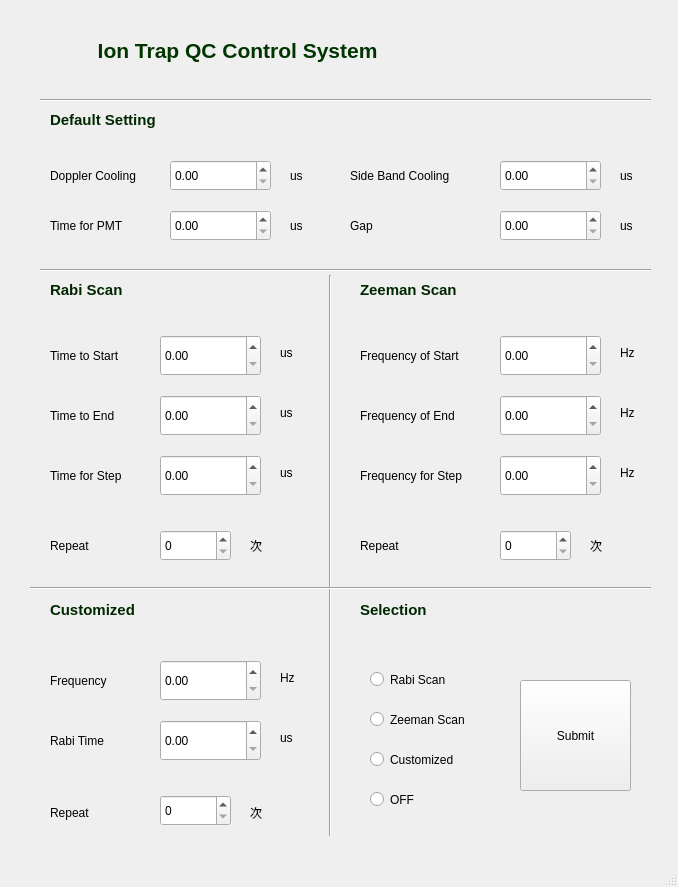
<?xml version="1.0" encoding="UTF-8"?>
<ui version="4.0">
 <class>MainWindow</class>
 <widget class="QMainWindow" name="MainWindow">
  <property name="geometry">
   <rect>
    <x>0</x>
    <y>0</y>
    <width>678</width>
    <height>887</height>
   </rect>
  </property>
  <property name="font">
   <font>
    <family>Arial</family>
   </font>
  </property>
  <property name="windowTitle">
   <string>MainWindow</string>
  </property>
  <property name="layoutDirection">
   <enum>Qt::LeftToRight</enum>
  </property>
  <property name="iconSize">
   <size>
    <width>30</width>
    <height>30</height>
   </size>
  </property>
  <widget class="QWidget" name="centralwidget">
   <widget class="Line" name="line">
    <property name="geometry">
     <rect>
      <x>40</x>
      <y>90</y>
      <width>611</width>
      <height>20</height>
     </rect>
    </property>
    <property name="orientation">
     <enum>Qt::Horizontal</enum>
    </property>
   </widget>
   <widget class="Line" name="line_2">
    <property name="geometry">
     <rect>
      <x>310</x>
      <y>275</y>
      <width>41</width>
      <height>561</height>
     </rect>
    </property>
    <property name="orientation">
     <enum>Qt::Vertical</enum>
    </property>
   </widget>
   <widget class="QLabel" name="label">
    <property name="geometry">
     <rect>
      <x>50</x>
      <y>270</y>
      <width>131</width>
      <height>41</height>
     </rect>
    </property>
    <property name="font">
     <font>
      <family>Arial</family>
      <pointsize>10</pointsize>
      <weight>75</weight>
      <italic>false</italic>
      <bold>true</bold>
     </font>
    </property>
    <property name="text">
     <string>&lt;html&gt;&lt;head/&gt;&lt;body&gt;&lt;p&gt;&lt;span style=&quot; font-size:11pt; color:#002800;&quot;&gt;Rabi Scan&lt;/span&gt;&lt;/p&gt;&lt;/body&gt;&lt;/html&gt;</string>
    </property>
   </widget>
   <widget class="QLabel" name="label_2">
    <property name="geometry">
     <rect>
      <x>50</x>
      <y>345</y>
      <width>91</width>
      <height>21</height>
     </rect>
    </property>
    <property name="font">
     <font>
      <family>Arial</family>
      <pointsize>9</pointsize>
     </font>
    </property>
    <property name="text">
     <string>Time to Start</string>
    </property>
   </widget>
   <widget class="QLabel" name="label_3">
    <property name="geometry">
     <rect>
      <x>50</x>
      <y>405</y>
      <width>91</width>
      <height>21</height>
     </rect>
    </property>
    <property name="font">
     <font>
      <family>Arial</family>
      <pointsize>9</pointsize>
     </font>
    </property>
    <property name="text">
     <string>Time to End</string>
    </property>
   </widget>
   <widget class="QLabel" name="label_4">
    <property name="geometry">
     <rect>
      <x>50</x>
      <y>465</y>
      <width>91</width>
      <height>21</height>
     </rect>
    </property>
    <property name="font">
     <font>
      <family>Arial</family>
      <pointsize>9</pointsize>
     </font>
    </property>
    <property name="text">
     <string>Time for Step</string>
    </property>
   </widget>
   <widget class="QDoubleSpinBox" name="doubleSpinBox_rabistart">
    <property name="geometry">
     <rect>
      <x>160</x>
      <y>335</y>
      <width>101</width>
      <height>41</height>
     </rect>
    </property>
    <property name="layoutDirection">
     <enum>Qt::LeftToRight</enum>
    </property>
    <property name="alignment">
     <set>Qt::AlignLeading|Qt::AlignLeft|Qt::AlignVCenter</set>
    </property>
    <property name="maximum">
     <double>999999.989999999990687</double>
    </property>
   </widget>
   <widget class="QLabel" name="label_5">
    <property name="geometry">
     <rect>
      <x>280</x>
      <y>345</y>
      <width>31</width>
      <height>16</height>
     </rect>
    </property>
    <property name="font">
     <font>
      <family>Arial</family>
      <pointsize>9</pointsize>
     </font>
    </property>
    <property name="text">
     <string>us</string>
    </property>
   </widget>
   <widget class="QDoubleSpinBox" name="doubleSpinBox_rabiend">
    <property name="geometry">
     <rect>
      <x>160</x>
      <y>395</y>
      <width>101</width>
      <height>41</height>
     </rect>
    </property>
    <property name="layoutDirection">
     <enum>Qt::LeftToRight</enum>
    </property>
    <property name="alignment">
     <set>Qt::AlignLeading|Qt::AlignLeft|Qt::AlignVCenter</set>
    </property>
    <property name="maximum">
     <double>999999.989999999990687</double>
    </property>
   </widget>
   <widget class="QDoubleSpinBox" name="doubleSpinBox_rabistep">
    <property name="geometry">
     <rect>
      <x>160</x>
      <y>455</y>
      <width>101</width>
      <height>41</height>
     </rect>
    </property>
    <property name="layoutDirection">
     <enum>Qt::LeftToRight</enum>
    </property>
    <property name="alignment">
     <set>Qt::AlignLeading|Qt::AlignLeft|Qt::AlignVCenter</set>
    </property>
    <property name="maximum">
     <double>999999.989999999990687</double>
    </property>
   </widget>
   <widget class="QLabel" name="label_6">
    <property name="geometry">
     <rect>
      <x>280</x>
      <y>405</y>
      <width>31</width>
      <height>16</height>
     </rect>
    </property>
    <property name="font">
     <font>
      <family>Arial</family>
      <pointsize>9</pointsize>
     </font>
    </property>
    <property name="text">
     <string>us</string>
    </property>
   </widget>
   <widget class="QLabel" name="label_7">
    <property name="geometry">
     <rect>
      <x>280</x>
      <y>465</y>
      <width>31</width>
      <height>16</height>
     </rect>
    </property>
    <property name="font">
     <font>
      <family>Arial</family>
      <pointsize>9</pointsize>
     </font>
    </property>
    <property name="text">
     <string>us</string>
    </property>
   </widget>
   <widget class="QLabel" name="label_9">
    <property name="geometry">
     <rect>
      <x>50</x>
      <y>530</y>
      <width>91</width>
      <height>31</height>
     </rect>
    </property>
    <property name="font">
     <font>
      <family>Arial</family>
      <pointsize>9</pointsize>
     </font>
    </property>
    <property name="text">
     <string>Repeat</string>
    </property>
   </widget>
   <widget class="QLabel" name="label_8">
    <property name="geometry">
     <rect>
      <x>310</x>
      <y>675</y>
      <width>31</width>
      <height>16</height>
     </rect>
    </property>
    <property name="font">
     <font>
      <family>Arial</family>
      <pointsize>9</pointsize>
     </font>
    </property>
    <property name="text">
     <string/>
    </property>
   </widget>
   <widget class="QSpinBox" name="spinBox_rabirepeat">
    <property name="geometry">
     <rect>
      <x>160</x>
      <y>530</y>
      <width>71</width>
      <height>31</height>
     </rect>
    </property>
   </widget>
   <widget class="Line" name="line_3">
    <property name="geometry">
     <rect>
      <x>30</x>
      <y>580</y>
      <width>621</width>
      <height>16</height>
     </rect>
    </property>
    <property name="orientation">
     <enum>Qt::Horizontal</enum>
    </property>
   </widget>
   <widget class="QLabel" name="label_11">
    <property name="geometry">
     <rect>
      <x>360</x>
      <y>345</y>
      <width>131</width>
      <height>21</height>
     </rect>
    </property>
    <property name="font">
     <font>
      <family>Arial</family>
      <pointsize>9</pointsize>
     </font>
    </property>
    <property name="text">
     <string>Frequency of Start</string>
    </property>
   </widget>
   <widget class="QLabel" name="label_12">
    <property name="geometry">
     <rect>
      <x>620</x>
      <y>465</y>
      <width>31</width>
      <height>16</height>
     </rect>
    </property>
    <property name="font">
     <font>
      <family>Arial</family>
      <pointsize>9</pointsize>
     </font>
    </property>
    <property name="text">
     <string>Hz</string>
    </property>
   </widget>
   <widget class="QLabel" name="label_13">
    <property name="geometry">
     <rect>
      <x>360</x>
      <y>530</y>
      <width>91</width>
      <height>31</height>
     </rect>
    </property>
    <property name="font">
     <font>
      <family>Arial</family>
      <pointsize>9</pointsize>
     </font>
    </property>
    <property name="text">
     <string>Repeat</string>
    </property>
   </widget>
   <widget class="QLabel" name="label_14">
    <property name="geometry">
     <rect>
      <x>360</x>
      <y>405</y>
      <width>121</width>
      <height>21</height>
     </rect>
    </property>
    <property name="font">
     <font>
      <family>Arial</family>
      <pointsize>9</pointsize>
     </font>
    </property>
    <property name="text">
     <string>Frequency of End</string>
    </property>
   </widget>
   <widget class="QLabel" name="label_15">
    <property name="geometry">
     <rect>
      <x>360</x>
      <y>465</y>
      <width>131</width>
      <height>21</height>
     </rect>
    </property>
    <property name="font">
     <font>
      <family>Arial</family>
      <pointsize>9</pointsize>
     </font>
    </property>
    <property name="text">
     <string>Frequency for Step</string>
    </property>
   </widget>
   <widget class="QDoubleSpinBox" name="doubleSpinBox_zeemanstep">
    <property name="geometry">
     <rect>
      <x>500</x>
      <y>455</y>
      <width>101</width>
      <height>41</height>
     </rect>
    </property>
    <property name="layoutDirection">
     <enum>Qt::LeftToRight</enum>
    </property>
    <property name="alignment">
     <set>Qt::AlignLeading|Qt::AlignLeft|Qt::AlignVCenter</set>
    </property>
    <property name="maximum">
     <double>999999.989999999990687</double>
    </property>
   </widget>
   <widget class="QSpinBox" name="spinBox_zeemanrepeat">
    <property name="geometry">
     <rect>
      <x>500</x>
      <y>530</y>
      <width>71</width>
      <height>31</height>
     </rect>
    </property>
   </widget>
   <widget class="QLabel" name="label_16">
    <property name="geometry">
     <rect>
      <x>620</x>
      <y>345</y>
      <width>31</width>
      <height>16</height>
     </rect>
    </property>
    <property name="font">
     <font>
      <family>Arial</family>
      <pointsize>9</pointsize>
     </font>
    </property>
    <property name="text">
     <string>Hz</string>
    </property>
   </widget>
   <widget class="QDoubleSpinBox" name="doubleSpinBox_zeemanstart">
    <property name="geometry">
     <rect>
      <x>500</x>
      <y>335</y>
      <width>101</width>
      <height>41</height>
     </rect>
    </property>
    <property name="layoutDirection">
     <enum>Qt::LeftToRight</enum>
    </property>
    <property name="alignment">
     <set>Qt::AlignLeading|Qt::AlignLeft|Qt::AlignVCenter</set>
    </property>
    <property name="maximum">
     <double>999999.989999999990687</double>
    </property>
   </widget>
   <widget class="QDoubleSpinBox" name="doubleSpinBox_zeemanend">
    <property name="geometry">
     <rect>
      <x>500</x>
      <y>395</y>
      <width>101</width>
      <height>41</height>
     </rect>
    </property>
    <property name="layoutDirection">
     <enum>Qt::LeftToRight</enum>
    </property>
    <property name="alignment">
     <set>Qt::AlignLeading|Qt::AlignLeft|Qt::AlignVCenter</set>
    </property>
    <property name="maximum">
     <double>999999.989999999990687</double>
    </property>
   </widget>
   <widget class="QLabel" name="label_17">
    <property name="geometry">
     <rect>
      <x>620</x>
      <y>405</y>
      <width>31</width>
      <height>16</height>
     </rect>
    </property>
    <property name="font">
     <font>
      <family>Arial</family>
      <pointsize>9</pointsize>
     </font>
    </property>
    <property name="text">
     <string>Hz</string>
    </property>
   </widget>
   <widget class="QLabel" name="label_18">
    <property name="geometry">
     <rect>
      <x>250</x>
      <y>530</y>
      <width>31</width>
      <height>31</height>
     </rect>
    </property>
    <property name="font">
     <font>
      <family>Arial</family>
      <pointsize>9</pointsize>
     </font>
    </property>
    <property name="text">
     <string>次</string>
    </property>
   </widget>
   <widget class="QLabel" name="label_19">
    <property name="geometry">
     <rect>
      <x>590</x>
      <y>530</y>
      <width>31</width>
      <height>31</height>
     </rect>
    </property>
    <property name="font">
     <font>
      <family>Arial</family>
      <pointsize>9</pointsize>
     </font>
    </property>
    <property name="text">
     <string>次</string>
    </property>
   </widget>
   <widget class="QLabel" name="label_20">
    <property name="geometry">
     <rect>
      <x>-10</x>
      <y>20</y>
      <width>501</width>
      <height>61</height>
     </rect>
    </property>
    <property name="font">
     <font>
      <family>Arial</family>
      <pointsize>9</pointsize>
      <weight>50</weight>
      <italic>false</italic>
      <bold>false</bold>
     </font>
    </property>
    <property name="text">
     <string>&lt;html&gt;&lt;head/&gt;&lt;body&gt;&lt;p align=&quot;center&quot;&gt;&lt;span style=&quot; font-size:16pt; font-weight:600; color:#003500;&quot;&gt;Ion Trap QC Control System &lt;/span&gt;&lt;/p&gt;&lt;/body&gt;&lt;/html&gt;</string>
    </property>
   </widget>
   <widget class="QLabel" name="label_10">
    <property name="geometry">
     <rect>
      <x>360</x>
      <y>270</y>
      <width>131</width>
      <height>41</height>
     </rect>
    </property>
    <property name="font">
     <font>
      <family>Arial</family>
      <pointsize>10</pointsize>
      <weight>75</weight>
      <italic>false</italic>
      <bold>true</bold>
     </font>
    </property>
    <property name="text">
     <string>&lt;html&gt;&lt;head/&gt;&lt;body&gt;&lt;p&gt;&lt;span style=&quot; font-size:11pt; color:#002800;&quot;&gt;Zeeman Scan&lt;/span&gt;&lt;/p&gt;&lt;/body&gt;&lt;/html&gt;</string>
    </property>
   </widget>
   <widget class="QLabel" name="label_21">
    <property name="geometry">
     <rect>
      <x>50</x>
      <y>730</y>
      <width>91</width>
      <height>21</height>
     </rect>
    </property>
    <property name="font">
     <font>
      <family>Arial</family>
      <pointsize>9</pointsize>
     </font>
    </property>
    <property name="text">
     <string>Rabi Time</string>
    </property>
   </widget>
   <widget class="QLabel" name="label_23">
    <property name="geometry">
     <rect>
      <x>280</x>
      <y>730</y>
      <width>31</width>
      <height>16</height>
     </rect>
    </property>
    <property name="font">
     <font>
      <family>Arial</family>
      <pointsize>9</pointsize>
     </font>
    </property>
    <property name="text">
     <string>us</string>
    </property>
   </widget>
   <widget class="QSpinBox" name="spinBox_custreapeat">
    <property name="geometry">
     <rect>
      <x>160</x>
      <y>795</y>
      <width>71</width>
      <height>31</height>
     </rect>
    </property>
   </widget>
   <widget class="QLabel" name="label_25">
    <property name="geometry">
     <rect>
      <x>50</x>
      <y>590</y>
      <width>131</width>
      <height>41</height>
     </rect>
    </property>
    <property name="font">
     <font>
      <family>Arial</family>
      <pointsize>10</pointsize>
      <weight>75</weight>
      <italic>false</italic>
      <bold>true</bold>
     </font>
    </property>
    <property name="text">
     <string>&lt;html&gt;&lt;head/&gt;&lt;body&gt;&lt;p&gt;&lt;span style=&quot; font-size:11pt; font-weight:600; color:#002800;&quot;&gt;Customized&lt;/span&gt;&lt;/p&gt;&lt;/body&gt;&lt;/html&gt;</string>
    </property>
   </widget>
   <widget class="QLabel" name="label_27">
    <property name="geometry">
     <rect>
      <x>250</x>
      <y>805</y>
      <width>31</width>
      <height>16</height>
     </rect>
    </property>
    <property name="font">
     <font>
      <family>Arial</family>
      <pointsize>9</pointsize>
     </font>
    </property>
    <property name="text">
     <string>次</string>
    </property>
   </widget>
   <widget class="QDoubleSpinBox" name="doubleSpinBox_custTime">
    <property name="geometry">
     <rect>
      <x>160</x>
      <y>720</y>
      <width>101</width>
      <height>41</height>
     </rect>
    </property>
    <property name="layoutDirection">
     <enum>Qt::LeftToRight</enum>
    </property>
    <property name="alignment">
     <set>Qt::AlignLeading|Qt::AlignLeft|Qt::AlignVCenter</set>
    </property>
    <property name="maximum">
     <double>999999.989999999990687</double>
    </property>
   </widget>
   <widget class="QLabel" name="label_29">
    <property name="geometry">
     <rect>
      <x>50</x>
      <y>805</y>
      <width>91</width>
      <height>16</height>
     </rect>
    </property>
    <property name="font">
     <font>
      <family>Arial</family>
      <pointsize>9</pointsize>
     </font>
    </property>
    <property name="text">
     <string>Repeat</string>
    </property>
   </widget>
   <widget class="QDoubleSpinBox" name="doubleSpinBox_custF">
    <property name="geometry">
     <rect>
      <x>160</x>
      <y>660</y>
      <width>101</width>
      <height>41</height>
     </rect>
    </property>
    <property name="layoutDirection">
     <enum>Qt::LeftToRight</enum>
    </property>
    <property name="alignment">
     <set>Qt::AlignLeading|Qt::AlignLeft|Qt::AlignVCenter</set>
    </property>
    <property name="maximum">
     <double>999999.989999999990687</double>
    </property>
   </widget>
   <widget class="QLabel" name="label_22">
    <property name="geometry">
     <rect>
      <x>50</x>
      <y>670</y>
      <width>131</width>
      <height>21</height>
     </rect>
    </property>
    <property name="font">
     <font>
      <family>Arial</family>
      <pointsize>9</pointsize>
     </font>
    </property>
    <property name="text">
     <string>Frequency </string>
    </property>
   </widget>
   <widget class="QLabel" name="label_28">
    <property name="geometry">
     <rect>
      <x>280</x>
      <y>670</y>
      <width>31</width>
      <height>16</height>
     </rect>
    </property>
    <property name="font">
     <font>
      <family>Arial</family>
      <pointsize>9</pointsize>
     </font>
    </property>
    <property name="text">
     <string>Hz</string>
    </property>
   </widget>
   <widget class="Line" name="line_4">
    <property name="geometry">
     <rect>
      <x>40</x>
      <y>260</y>
      <width>611</width>
      <height>20</height>
     </rect>
    </property>
    <property name="orientation">
     <enum>Qt::Horizontal</enum>
    </property>
   </widget>
   <widget class="QDoubleSpinBox" name="doubleSpinBox_DPL">
    <property name="geometry">
     <rect>
      <x>170</x>
      <y>160</y>
      <width>101</width>
      <height>31</height>
     </rect>
    </property>
    <property name="layoutDirection">
     <enum>Qt::LeftToRight</enum>
    </property>
    <property name="alignment">
     <set>Qt::AlignLeading|Qt::AlignLeft|Qt::AlignVCenter</set>
    </property>
    <property name="maximum">
     <double>999999.989999999990687</double>
    </property>
   </widget>
   <widget class="QDoubleSpinBox" name="doubleSpinBox_PMT">
    <property name="geometry">
     <rect>
      <x>170</x>
      <y>210</y>
      <width>101</width>
      <height>31</height>
     </rect>
    </property>
    <property name="layoutDirection">
     <enum>Qt::LeftToRight</enum>
    </property>
    <property name="alignment">
     <set>Qt::AlignLeading|Qt::AlignLeft|Qt::AlignVCenter</set>
    </property>
    <property name="maximum">
     <double>999999.989999999990687</double>
    </property>
   </widget>
   <widget class="QLabel" name="label_31">
    <property name="geometry">
     <rect>
      <x>50</x>
      <y>210</y>
      <width>131</width>
      <height>31</height>
     </rect>
    </property>
    <property name="font">
     <font>
      <family>Arial</family>
      <pointsize>9</pointsize>
     </font>
    </property>
    <property name="text">
     <string>Time for PMT </string>
    </property>
   </widget>
   <widget class="QDoubleSpinBox" name="doubleSpinBox_SB">
    <property name="geometry">
     <rect>
      <x>500</x>
      <y>160</y>
      <width>101</width>
      <height>31</height>
     </rect>
    </property>
    <property name="layoutDirection">
     <enum>Qt::LeftToRight</enum>
    </property>
    <property name="alignment">
     <set>Qt::AlignLeading|Qt::AlignLeft|Qt::AlignVCenter</set>
    </property>
    <property name="maximum">
     <double>999999.989999999990687</double>
    </property>
   </widget>
   <widget class="QLabel" name="label_33">
    <property name="geometry">
     <rect>
      <x>50</x>
      <y>100</y>
      <width>131</width>
      <height>41</height>
     </rect>
    </property>
    <property name="font">
     <font>
      <family>Arial</family>
      <pointsize>10</pointsize>
      <weight>75</weight>
      <italic>false</italic>
      <bold>true</bold>
     </font>
    </property>
    <property name="text">
     <string>&lt;html&gt;&lt;head/&gt;&lt;body&gt;&lt;p&gt;&lt;span style=&quot; font-size:11pt; font-weight:600; color:#002800;&quot;&gt;Default Setting&lt;/span&gt;&lt;/p&gt;&lt;/body&gt;&lt;/html&gt;</string>
    </property>
   </widget>
   <widget class="QLabel" name="label_36">
    <property name="geometry">
     <rect>
      <x>290</x>
      <y>160</y>
      <width>31</width>
      <height>31</height>
     </rect>
    </property>
    <property name="font">
     <font>
      <family>Arial</family>
      <pointsize>9</pointsize>
     </font>
    </property>
    <property name="text">
     <string>us</string>
    </property>
   </widget>
   <widget class="QLabel" name="label_30">
    <property name="geometry">
     <rect>
      <x>620</x>
      <y>160</y>
      <width>31</width>
      <height>31</height>
     </rect>
    </property>
    <property name="font">
     <font>
      <family>Arial</family>
      <pointsize>9</pointsize>
     </font>
    </property>
    <property name="text">
     <string>us</string>
    </property>
   </widget>
   <widget class="QLabel" name="label_37">
    <property name="geometry">
     <rect>
      <x>50</x>
      <y>160</y>
      <width>131</width>
      <height>31</height>
     </rect>
    </property>
    <property name="font">
     <font>
      <family>Arial</family>
      <pointsize>9</pointsize>
     </font>
    </property>
    <property name="text">
     <string>Doppler Cooling</string>
    </property>
   </widget>
   <widget class="QLabel" name="label_38">
    <property name="geometry">
     <rect>
      <x>350</x>
      <y>160</y>
      <width>131</width>
      <height>31</height>
     </rect>
    </property>
    <property name="font">
     <font>
      <family>Arial</family>
      <pointsize>9</pointsize>
     </font>
    </property>
    <property name="text">
     <string>Side Band Cooling</string>
    </property>
   </widget>
   <widget class="QDoubleSpinBox" name="doubleSpinBox_GAP">
    <property name="geometry">
     <rect>
      <x>500</x>
      <y>210</y>
      <width>101</width>
      <height>31</height>
     </rect>
    </property>
    <property name="layoutDirection">
     <enum>Qt::LeftToRight</enum>
    </property>
    <property name="alignment">
     <set>Qt::AlignLeading|Qt::AlignLeft|Qt::AlignVCenter</set>
    </property>
    <property name="maximum">
     <double>999999.989999999990687</double>
    </property>
   </widget>
   <widget class="QLabel" name="label_34">
    <property name="geometry">
     <rect>
      <x>350</x>
      <y>210</y>
      <width>131</width>
      <height>31</height>
     </rect>
    </property>
    <property name="font">
     <font>
      <family>Arial</family>
      <pointsize>9</pointsize>
     </font>
    </property>
    <property name="text">
     <string>Gap</string>
    </property>
   </widget>
   <widget class="QLabel" name="label_39">
    <property name="geometry">
     <rect>
      <x>290</x>
      <y>210</y>
      <width>31</width>
      <height>31</height>
     </rect>
    </property>
    <property name="font">
     <font>
      <family>Arial</family>
      <pointsize>9</pointsize>
     </font>
    </property>
    <property name="text">
     <string>us</string>
    </property>
   </widget>
   <widget class="QLabel" name="label_40">
    <property name="geometry">
     <rect>
      <x>620</x>
      <y>210</y>
      <width>31</width>
      <height>31</height>
     </rect>
    </property>
    <property name="font">
     <font>
      <family>Arial</family>
      <pointsize>9</pointsize>
     </font>
    </property>
    <property name="text">
     <string>us</string>
    </property>
   </widget>
   <widget class="QRadioButton" name="radioButton_rabi">
    <property name="geometry">
     <rect>
      <x>370</x>
      <y>670</y>
      <width>115</width>
      <height>19</height>
     </rect>
    </property>
    <property name="text">
     <string>Rabi Scan</string>
    </property>
   </widget>
   <widget class="QRadioButton" name="radioButton_zeeman">
    <property name="geometry">
     <rect>
      <x>370</x>
      <y>710</y>
      <width>115</width>
      <height>19</height>
     </rect>
    </property>
    <property name="text">
     <string>Zeeman Scan</string>
    </property>
   </widget>
   <widget class="QRadioButton" name="radioButton_cust">
    <property name="geometry">
     <rect>
      <x>370</x>
      <y>750</y>
      <width>115</width>
      <height>19</height>
     </rect>
    </property>
    <property name="text">
     <string>Customized</string>
    </property>
   </widget>
   <widget class="QLabel" name="label_26">
    <property name="geometry">
     <rect>
      <x>360</x>
      <y>590</y>
      <width>131</width>
      <height>41</height>
     </rect>
    </property>
    <property name="font">
     <font>
      <family>Arial</family>
      <pointsize>10</pointsize>
      <weight>75</weight>
      <italic>false</italic>
      <bold>true</bold>
     </font>
    </property>
    <property name="text">
     <string>&lt;html&gt;&lt;head/&gt;&lt;body&gt;&lt;p&gt;&lt;span style=&quot; font-size:11pt; font-weight:600; color:#002800;&quot;&gt;Selection&lt;/span&gt;&lt;/p&gt;&lt;/body&gt;&lt;/html&gt;</string>
    </property>
   </widget>
   <widget class="QPushButton" name="pushButton">
    <property name="geometry">
     <rect>
      <x>520</x>
      <y>680</y>
      <width>111</width>
      <height>111</height>
     </rect>
    </property>
    <property name="text">
     <string>Submit</string>
    </property>
   </widget>
   <widget class="QRadioButton" name="radioButton_off">
    <property name="geometry">
     <rect>
      <x>370</x>
      <y>790</y>
      <width>115</width>
      <height>19</height>
     </rect>
    </property>
    <property name="text">
     <string>OFF</string>
    </property>
   </widget>
  </widget>
  <widget class="QMenuBar" name="menubar">
   <property name="geometry">
    <rect>
     <x>0</x>
     <y>0</y>
     <width>678</width>
     <height>26</height>
    </rect>
   </property>
  </widget>
  <widget class="QStatusBar" name="statusbar"/>
 </widget>
 <resources/>
 <connections/>
</ui>
